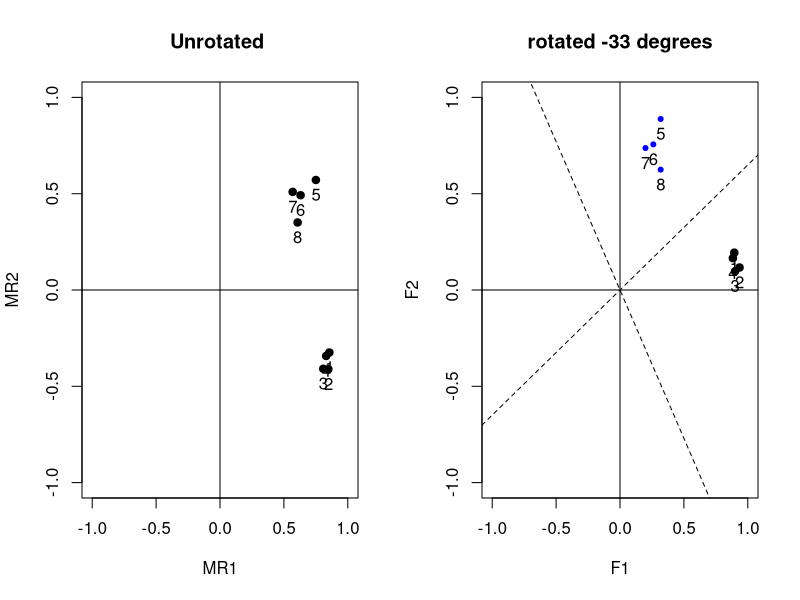

Here is the R script that generated this plot:
library(psych)


### Name: factor.rotate
### Title: "Hand" rotate a factor loading matrix
### Aliases: factor.rotate
### Keywords: multivariate models

### ** Examples

#using the Harman 24 mental tests, rotate the 2nd and 3rd factors 45 degrees
f4<- fa(Harman74.cor$cov,4,rotate="TRUE")
f4r45 <- factor.rotate(f4,45,2,3)
f4r90 <- factor.rotate(f4r45,45,2,3)
print(factor.congruence(f4,f4r45),digits=3) #poor congruence with original
print(factor.congruence(f4,f4r90),digits=3) #factor 2 and 3 have been exchanged and 3 flipped

#a graphic example
data(Harman23.cor)
f2 <- fa(Harman23.cor$cov,2,rotate="none")
op <- par(mfrow=c(1,2))
cluster.plot(f2,xlim=c(-1,1),ylim=c(-1,1),title="Unrotated ")
f2r <- factor.rotate(f2,-33,plot=TRUE,xlim=c(-1,1),ylim=c(-1,1),title="rotated -33 degrees")
op <- par(mfrow=c(1,1))
